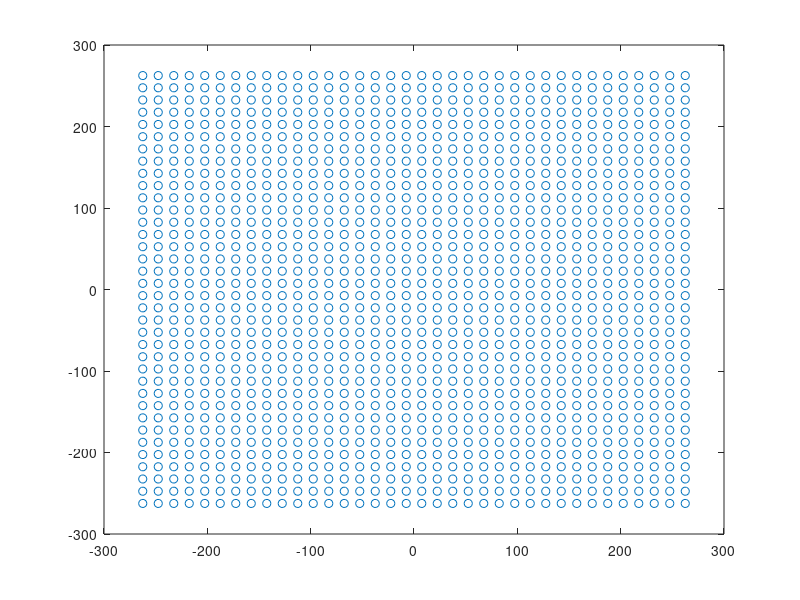
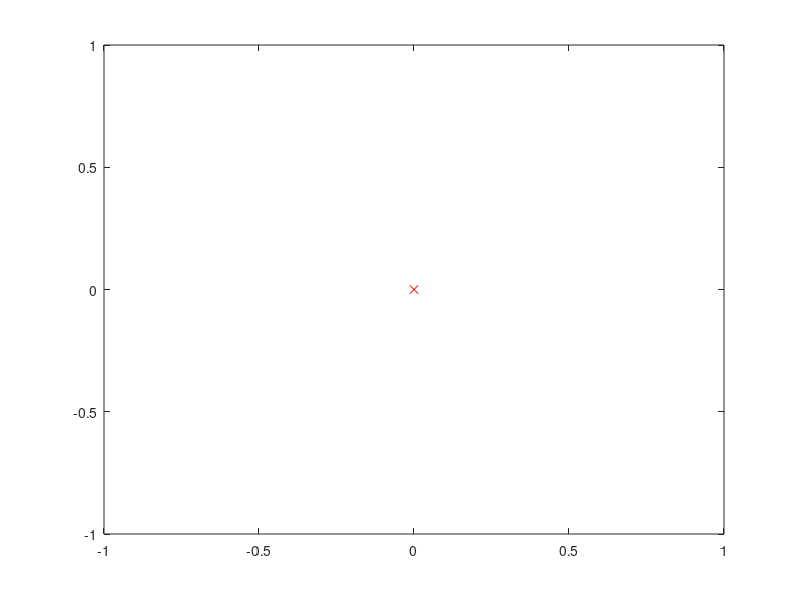

Recreate these plots in MATLAB, in order. (Note: this script raises an error after producing the figures.)
function [lattice, lat_pt] = make_dist_lattice
 q1x = [1 0]; q1x = q1x/(norm(q1x));
 q1y = [0 1]; q1y = q1y/(norm(q1y));

theta = pi/4;
theta = 0;
rot_mat = [cos(theta) -sin(theta); sin(theta) cos(theta)];

%Number of atoms + Pixels
lattice_nx = 35;
lattice_ny= 35;
res = 15;
pxl_n = lattice_nx*res;
sigma = res/3;
d = 1/lattice_nx;

if theta == 0
    alpha = 1;
else
    % set an expanded range coefficient which accounts for rotation angle
    %formula follows from setting making angled lattice large enough so as
    %to be able to extract a square region dimension
    %equivalent to lattice_nx. (just uses pythagoras)
    alpha = (cos(theta) + sin(theta))/(sin(theta)*cos(theta));
    alpha = alpha*1.5; % extra padding of generated points
end

%generate lattice points and store in a nxnx2 grid
for i = 0:alpha*lattice_nx+1    
    for j = 0:alpha*lattice_ny+1
        lat_pt(i+1,j+1,:) = res*((i)*q1x + (j)*q1y);
    end
end
%set the lattice centered at (0,0)
lat_pt(:,:,1) = lat_pt(:,:,1) - alpha*pxl_n/2;
lat_pt(:,:,2) = lat_pt(:,:,2) - alpha*pxl_n/2;

%rotate the coordinates
for i = 1:(alpha*(lattice_nx))+1
    for j= 1:(alpha*(lattice_ny))+1
        x0 = [lat_pt(i,j,2) lat_pt(i,j,1)];
        xx0 = rot_mat*x0';
        lat_pt(i,j,2) = xx0(1); lat_pt(i,j,1) = xx0(2);
    end
end

% figure; 
% for i = 1:alpha*(lattice_nx)+1
%     for j= 1:alpha*(lattice_ny)+1
%         if i ==1 && j==1
%             plot(lat_pt(i,j,1),lat_pt(i,j,2),'rx');
%         else
%             plot(lat_pt(i,j,1),lat_pt(i,j,2),'x');
%         end
%         hold on;
%     end
% end

A = lat_pt(:,:,1) >= -(pxl_n/2+res/2) & lat_pt(:,:,1) <= pxl_n/2+res/2 & lat_pt(:,:,2) >= - (pxl_n/2+res/2) & lat_pt(:,:,2) <= pxl_n/2 +res/2;
tmp = (lat_pt(:,:,1));
r = tmp(A);
tmp = (lat_pt(:,:,2)); 
c = tmp(A);
figure;
plot(r,c,'o');
%reposition to put corner at (0,0)
round_r = round(10000*r)/10000;
min_r = min(round_r);
A = (round_r == min_r);
c(A)
min_c = min(c(A))
r = r - min_r;
c = c - min_c;


%Set up Lattice
alpha = 1;
x = linspace(0,pxl_n,pxl_n); 
y = x;
[xx,yy] = meshgrid(x,y);
lattice.map=zeros(pxl_n,pxl_n);


%Create Drift Terms

driftx = 1:lattice_nx+10;
driftx = driftx.^2/((lattice_nx+10)^2);
%figure; plot(driftx);
driftxx = zeros(lattice_nx);

drifty = 1:lattice_nx+10;
drifty = (-drifty.^2+drifty.^4/((lattice_nx)^2))/(((lattice_nx)^3)/10);
%figure; plot(drifty,'r');
driftyy = zeros(lattice_ny);



% Generate lattice from gaussians
nx = 0.0; ny = 0;
% figure;
% for j = 1:lattice_nx+1
%     for k = 1:lattice_ny+1
%        %center point for each atomic site
%        %x0 = [j*d + nx*driftx(j+2), k*d + ny*drifty(j+2)];
%        x0 = [lat_pt2(j,k,1), lat_pt2(j,k,2)];
%        plot(lat_pt2(j,k,1),lat_pt2(j,k,2),'rx'); hold on;     
%        lattice.map = lattice.map + Gaussian2D_v2(xx,yy,sigma,x0,1);             
%       
%        %driftxx(j+2,k+2) = driftx(j+2);
%        %driftyy(j+2,k+2) = drifty(j+2);
%     end
% end
figure;
for i =1: length(r)
    x0 = [r(i) c(i)];
    plot(r(i),c(i),'rx'); hold on;
    lattice.map = lattice.map + Gaussian2D_v2(xx,yy,sigma,x0,1);  
end


img_plot2(lattice.map);
% 
% lattice.r = (linspace(0,lattice_nx,pxl_n))';

f=fft2(lattice.map-mean(lattice.map(:)));
f=fftshift(f);
f=abs(f);

img_plot2(f);
% shading flat
% colorbar
% load_color;
% colormap(Cmap.Defect1);
%caxis([0 1e4])
end